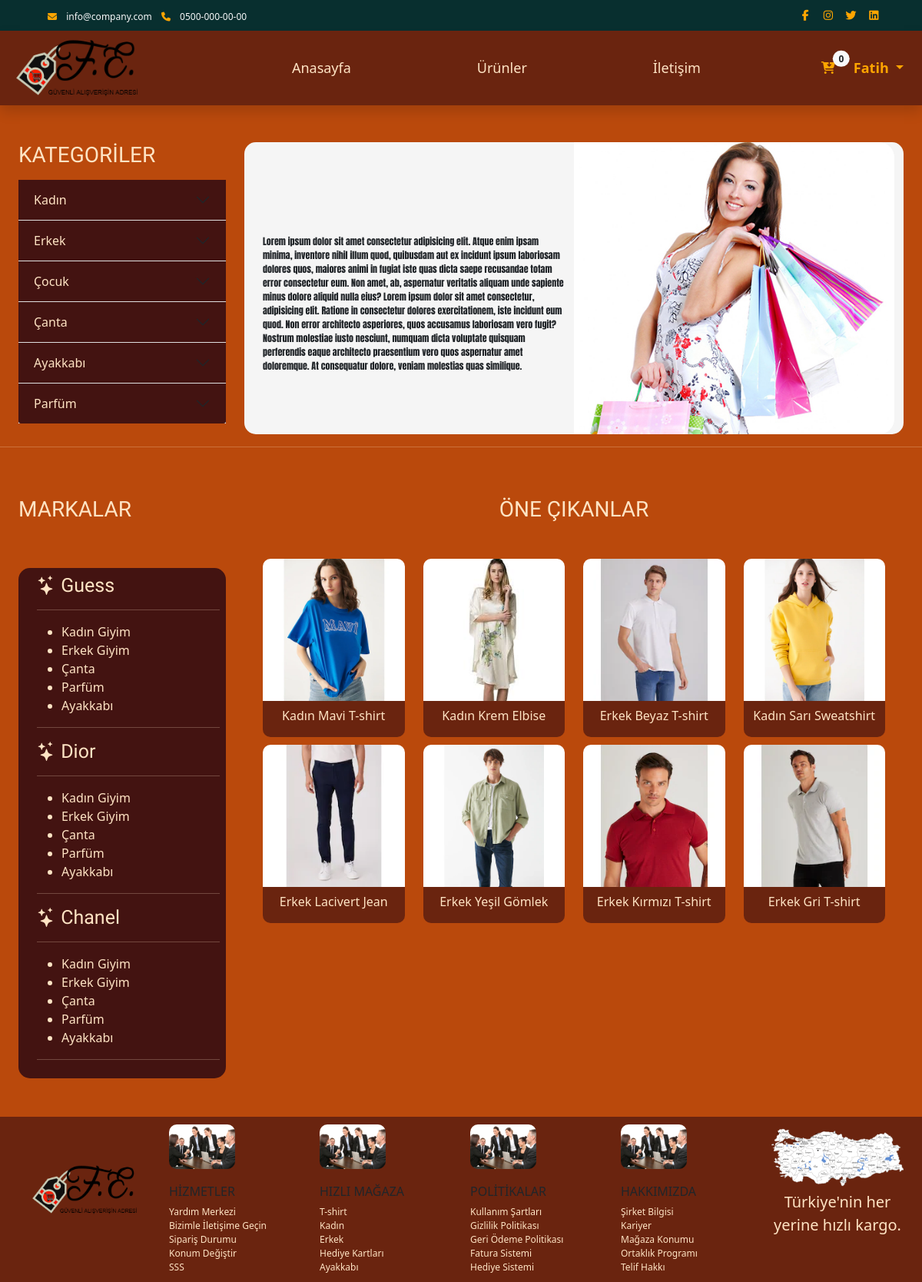
The app's page / (signed in) with its own data.
### appMy/models.py (models this page shows, shortened)
class Urunler(models.Model):
    user=models.ForeignKey(User, verbose_name=("Kullanıcı"), on_delete=models.CASCADE)
    category=models.ForeignKey(Category, verbose_name=("Kategori"), on_delete=models.CASCADE)
    image=models.ImageField(("Resim"), upload_to="urun",null=True)
    title=models.CharField(("Başlık"), max_length=50)
    text=models.TextField(("Açıklama"),max_length=600)
    puan=models.FloatField(("Puan"),default=0)
    slug=models.SlugField(("Slug Title"),blank=True,null=True)

### appMy/views.py (the view)
# urls.py: path('',homePage,name="homePage"),
def homePage(request):
    urunler = list(Urunler.objects.all())
    urunler = random.sample(urunler, 8)
    context={
        "shopbasket":basketCount(request),
        "urunler":urunler,
    }
    return render(request,'homepage.html',context)

### appMy/views.py (called while the page is built)
def basketCount(request):
    if request.user.is_authenticated:
        return Shopbasket.objects.filter(user=request.user)
    else:
        return None

### appMy/templates/homepage.html (shortened to what this page needs)
{% extends 'base.html' %}
{% load static %}
{% block body %}
<div class="container-fluid">
        <div class="row">
            <div class="col-md-3 mt-5">
                <h3 class="mb-3">KATEGORİLER</h3>
                <div class="accordion accordion-flush" id="accordionFlushExample">
                  <div class="accordion-item">
                    <h2 class="accordion-header" id="flush-headingOne">
                      <button class="accordion-button collapsed accordion_title" type="button" data-bs-toggle="collapse" data-bs-target="#flush-collapseOne" aria-expanded="false" aria-controls="flush-collapseOne">
                        Kadın
                      </button>
                    </h2>
                  </div>
                  <div class="accordion-item">
                    <h2 class="accordion-header" id="flush-headingTwo">
                      <button class="accordion-button collapsed accordion_title" type="button" data-bs-toggle="collapse" data-bs-target="#flush-collapseTwo" aria-expanded="false" aria-controls="flush-collapseTwo">
                        Erkek
                      </button>
                    </h2>
                  </div>
                  <div class="accordion-item">
                    <h2 class="accordion-header" id="flush-headingThree">
                      <button class="accordion-button collapsed accordion_title" type="button" data-bs-toggle="collapse" data-bs-target="#flush-collapseThree" aria-expanded="false" aria-controls="flush-collapseThree">
                        Çocuk
                      </button>
                    </h2>
                  </div>
                  <div class="accordion-item">
                    <h2 class="accordion-header" id="flush-headingFourth">
                      <button class="accordion-button collapsed accordion_title" type="button" data-bs-toggle="collapse" data-bs-target="#flush-collapseFourth" aria-expanded="false" aria-controls="flush-collapseFourth">
                        Çanta
                      </button>
                    </h2>
                  </div>
                  <div class="accordion-item">
                    <h2 class="accordion-header" id="flush-headingFifth">
                      <button class="accordion-button collapsed accordion_title" type="button" data-bs-toggle="collapse" data-bs-target="#flush-collapseFifth" aria-expanded="false" aria-controls="flush-collapseFifth">
                        Ayakkabı
                      </button>
                    </h2>
                  </div>
                  <div class="accordion-item">
                    <h2 class="accordion-header" id="flush-headingSixth">
                      <button class="accordion-button collapsed accordion_title" type="button" data-bs-toggle="collapse" data-bs-target="#flush-collapseSixth" aria-expanded="false" aria-controls="flush-collapseSixth">
                        Parfüm
                      </button>
                    </h2>
                  </div>
                </div>
            </div>
            <div class="col-md-9">
                <div class="container homepage_icerik mt-5">
                    <div class="row">
                        <div class="col-sm-6">
                            <div class="tanitim">
                                <p>Lorem ipsum dolor sit amet consectetur adipisicing elit. Atque enim ipsam minima, inventore nihil illum quod, quibusdam          aut ex  incidunt ipsum laboriosam dolores quos, maiores animi in fugiat iste quas dicta saepe recusandae totam error            consectetur eum.    Non amet, ab, aspernatur veritatis aliquam unde sapiente minus dolore aliquid nulla eius? Lorem ipsum       dolor sit amet   consectetur, adipisicing elit. Ratione in consectetur dolores exercitationem, iste incidunt eum quod. Non       error architecto    asperiores, quos accusamus laboriosam vero fugit? Nostrum molestiae iusto nesciunt, numquam dicta     voluptate quisquam   perferendis eaque architecto praesentium vero quos aspernatur amet doloremque. At consequatur dolore,       veniam molestias quas   similique.
                                </p>
                            </div>
                        </div>
                        <div class="col-sm-6 p-0">
                          <div id="carouselExampleInterval" class="carousel slide" data-bs-ride="carousel">
                            <div class="carousel-inner">
                              <div class="carousel-item active" data-bs-interval="3000">
                                <img src="{% static 'img/girl1.jpg' %}" class="d-block w-100" alt="image">
                              </div>
                            </div>
                          </div>
                        </div>
                    </div>
                </div>
            </div>
        </div>
</div>
<hr>
<div class="container-fluid mt-3">
        <div class="row">
            <div class="col-md-3">
                <h3 class="mt-5 mb-5">MARKALAR</h3>
                <div class="brands">
                  <div class="brands_menu ms-3 p-2">
                    <h6 class="brands-title"><i class="bi bi-stars"></i> Guess</h6><hr>
                    <div class="brands-list">
                        <ul>
                            <li><a href="">Kadın Giyim</a></li>
                            <li><a href="">Erkek Giyim</a> </li>
                            <li><a href="">Çanta</a> </li>
                            <li><a href="">Parfüm</a> </li>
                            <li><a href="">Ayakkabı</a> </li>
                        </ul>
                    </div><hr>
                    <h6 class="brands-title"><i class="bi bi-stars"></i> Dior </h6><hr>
                    <div class="brands-list">
                        <ul>
                          <li><a href="">Kadın Giyim</a></li>
                          <li><a href="">Erkek Giyim</a> </li>
                          <li><a href="">Çanta</a> </li>
                          <li><a href="">Parfüm</a> </li>
                          <li><a href="">Ayakkabı</a> </li>
                        </ul>
                    </div><hr>
                    <h6 class="brands-title"><i class="bi bi-stars"></i> Chanel</h6><hr>
                    <div class="brands-list">
                        <ul>
                          <li><a href="">Kadın Giyim</a></li>
                          <li><a href="">Erkek Giyim</a> </li>
                          <li><a href="">Çanta</a> </li>
                          <li><a href="">Parfüm</a> </li>
                          <li><a href="">Ayakkabı</a> </li>
                        </ul>
                    </div><hr>
                  </div>
                </div>
            </div>
            <div class="col-md-9 text-center mt-5">
                <h3 class="mb-5">ÖNE ÇIKANLAR</h3>
                <div class="container">
                    <div class="row">
                        {% for i in urunler %}
                        <div class="col-lg-3 col-md-6">
                          <div class="kart_urunler">
                              <a href="{% url 'urunDetay' i.slug %}"><img src="{{ i.image.url }}" class="w-100" alt=""></a>
                              <div class="kart-text">
                                  <h6>{{ i.title }}</h6>
                              </div>
                          </div>
                      </div>
                        {% endfor %}
                    </div>
                </div>
            </div>
        </div>
</div>
{% endblock body %}

### appMy/templates/part/_header.html (shortened to what this page needs)
{% load static %}
<nav class="navbar navbar-expand-lg d-none d-lg-block header-top" id="templatemo_nav_top">
    <div class="container">
        <div class="w-100 d-flex justify-content-between">
            <div class="contact">
                <i class="fa fa-envelope mx-2"></i>
                <a class="navbar-sm-brand text-light text-decoration-none"
                    href="mailto:info@company.com">info@company.com</a>
                <i class="fa fa-phone mx-2"></i>
                <a class="navbar-sm-brand text-light text-decoration-none" href="tel:+9005000000000">0500-000-00-00</a>
            </div>
            <div class="social">
                <a class="text-light" href="https://fb.com/templatemo" target="_blank" rel="sponsored"><i
                        class="fab fa-facebook-f fa-sm fa-fw me-2"></i></a>
                <a class="text-light" href="https://www.instagram.com/" target="_blank"><i
                        class="fab fa-instagram fa-sm fa-fw me-2"></i></a>
                <a class="text-light" href="https://twitter.com/" target="_blank"><i
                        class="fab fa-twitter fa-sm fa-fw me-2"></i></a>
                <a class="text-light" href="https://www.linkedin.com/" target="_blank"><i
                        class="fab fa-linkedin fa-sm fa-fw"></i></a>
            </div>
        </div>
    </div>
</nav>
<nav class="navbar navbar-expand-lg shadow myheader">
    <div class="col-sm-2">
        <a href="{% url 'homePage' %}">
            <img class="w-100" src="{% static 'img/LOGO.png' %}" alt="">
        </a>
    </div>
    <div class="container d-flex justify-content-between align-items-center">
        <div class="align-self-center collapse navbar-collapse flex-fill  d-lg-flex justify-content-lg-between"
            id="templatemo_main_nav">
            <div class="flex-fill menu">
                <ul class="nav navbar-nav d-flex justify-content-evenly mx-lg-auto">
                    <li class="nav-item">
                        <a class="nav-link" href="{% url 'homePage' %}">Anasayfa</a>
                    </li>
                    <li class="nav-item">
                        <a class="nav-link" href="{% url 'urunler' %}">Ürünler</a>
                    </li>
                    <li class="nav-item">
                        <a class="nav-link" href="{% url 'iletisim' %}">İletişim</a>
                    </li>
                </ul>
            </div>
            <div class="navbar align-self-center d-flex" style="box-shadow: none;">
                {% if request.user.is_authenticated %}
                    <a class="nav-icon position-relative text-decoration-none" href="{% url 'ShopBasket' %}">
                        <i class="fa fa-fw fa-cart-arrow-down mr-1"></i>
                        <span
                            class="position-absolute top-0 left-100 translate-middle badge rounded-pill bg-light text-dark">{{ shopbasket|length }}</span>
                    </a>
                    <div class="dropdown ms-3 profile">
                        <a class="nav-icon position-relative text-decoration-none dropdown-toggle" href="#" role="button"
                            data-bs-toggle="dropdown" aria-expanded="false">
                        {{ request.user }}
                        </a>
                    </div>
                {% else %}
                    <a href="{% url 'loginUser' %}" class="btn login">Giriş</a>
                    <a href="{% url 'registerUser' %}" class="btn ms-2 login">Kaydol</a>
                {% endif %}
            </div>
        </div>
    </div>
</nav>

### appMy/static/css/style.css (style rules this page uses)
* { box-sizing: border-box; }
body { margin: 0; padding: 0; background-color: rgb(186, 73, 12); }
.header-top { background-color: rgb(8, 47, 47); }
.contact i { color: orange; font-size: 12px; }
.contact a { color: bisque; font-size: 12px; }
.social i { color: orange; }
.nav-icon i { color: orange; margin: auto; margin-right: 7px; }
.myheader { background-color: #431311ab; }
.menu ul li a { font-size: 18px; color: bisque; }
.profile a { font-size: 18px; font-weight: bold; text-decoration: none; color: orange; text-transform: capitalize; }
.homepage_icerik { background-color: whitesmoke; border-radius: 15px; }
.tanitim { margin: auto; margin-top: 120px !important; font-size: 19px; font-family: 'Anton', sans-serif; }
.carousel-item img { width: 100%; border-radius: 0 20px 20px 0; }
.accordion_title { color: bisque !important; background-color: #431311 !important; }
h3 { font-family: 'Stick No Bills', sans-serif; color: bisque; }
.brands { margin: auto; margin-top: 60px; background-color: #431311; border-radius: 15px; }
hr { color: bisque; }
.brands-title { color: bisque; font-size: 25px; font-family: 'Stick No Bills', sans-serif; }
.brands-list { color: bisque; }
.brands-list ul li a { text-decoration: none; color: bisque; }
.kart_urunler { margin-bottom: 10px; }
.kart_urunler img { width: 100%; border-radius: 10px 10px 0 0; }
.kart-text { background-color: #431311ab; color: bisque; text-align: center; font-weight: bold; margin: auto; padding: 10px 0; border-radius: 0 0 10px 10px; }
@media screen and (max-width: 1530px) { .tanitim { font-size: 15px; } }
@media screen and (max-width: 1400px) { .tanitim { font-size: 12px; } }

### records on screen
Urunler: image (picture), title "Kadın Mavi T-shirt"
Urunler: image (picture), title "Kadın Krem Elbise"
Urunler: image (picture), title "Erkek Beyaz T-shirt"
Urunler: image (picture), title "Kadın Sarı Sweatshirt"
Urunler: image (picture), title "Erkek Lacivert Jean"
Urunler: image (picture), title "Erkek Yeşil Gömlek"
Urunler: image (picture), title "Erkek Kırmızı T-shirt"
Urunler: image (picture), title "Erkek Gri T-shirt"

### other values on screen
{{ shopbasket|length }} "0"
{{ request.user }} "Fatih"
